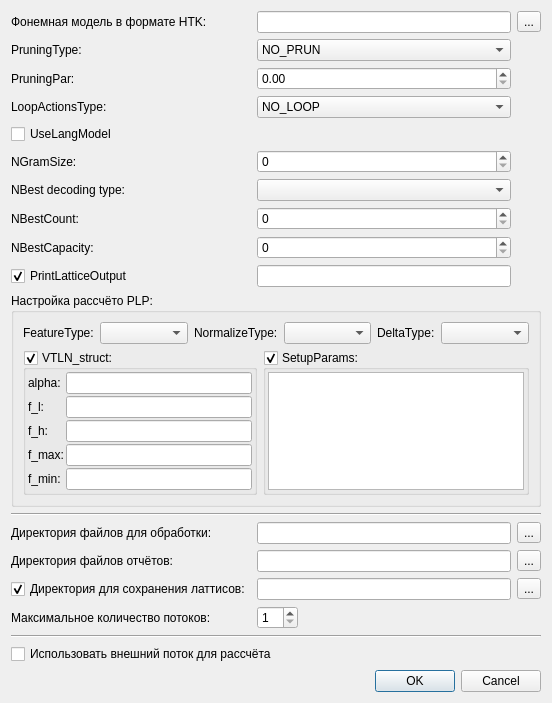
<?xml version="1.0" encoding="UTF-8"?>
<ui version="4.0">
 <class>SettingsDialogClass</class>
 <widget class="QDialog" name="SettingsDialogClass">
  <property name="geometry">
   <rect>
    <x>0</x>
    <y>0</y>
    <width>552</width>
    <height>647</height>
   </rect>
  </property>
  <property name="windowTitle">
   <string>Настройки ViterbiPlugin</string>
  </property>
  <layout class="QGridLayout" name="gridLayout">
   <item row="13" column="1">
    <widget class="QLineEdit" name="lineEdit_processingDir"/>
   </item>
   <item row="14" column="1">
    <widget class="QLineEdit" name="lineEdit_reportsDir"/>
   </item>
   <item row="14" column="0">
    <widget class="QLabel" name="label_8">
     <property name="text">
      <string>Директория файлов отчётов:</string>
     </property>
    </widget>
   </item>
   <item row="1" column="1">
    <widget class="QLineEdit" name="lineEdit_modelFileName"/>
   </item>
   <item row="1" column="2">
    <widget class="QToolButton" name="toolButton_setModel">
     <property name="text">
      <string>...</string>
     </property>
    </widget>
   </item>
   <item row="21" column="0" colspan="3">
    <widget class="QDialogButtonBox" name="buttonBox">
     <property name="orientation">
      <enum>Qt::Horizontal</enum>
     </property>
     <property name="standardButtons">
      <set>QDialogButtonBox::Cancel|QDialogButtonBox::Ok</set>
     </property>
    </widget>
   </item>
   <item row="20" column="1">
    <spacer name="verticalSpacer">
     <property name="orientation">
      <enum>Qt::Vertical</enum>
     </property>
     <property name="sizeHint" stdset="0">
      <size>
       <width>20</width>
       <height>40</height>
      </size>
     </property>
    </spacer>
   </item>
   <item row="1" column="0">
    <widget class="QLabel" name="label">
     <property name="text">
      <string>Фонемная модель в формате HTK:</string>
     </property>
    </widget>
   </item>
   <item row="2" column="0">
    <widget class="QLabel" name="label_2">
     <property name="text">
      <string>PruningType:</string>
     </property>
    </widget>
   </item>
   <item row="2" column="1">
    <widget class="QComboBox" name="comboBox_PruningType">
     <item>
      <property name="text">
       <string>NO_PRUN</string>
      </property>
     </item>
     <item>
      <property name="text">
       <string>PATHNUM</string>
      </property>
     </item>
     <item>
      <property name="text">
       <string>PATHPROB</string>
      </property>
     </item>
     <item>
      <property name="text">
       <string>PATHPRATIO</string>
      </property>
     </item>
    </widget>
   </item>
   <item row="3" column="0">
    <widget class="QLabel" name="label_3">
     <property name="text">
      <string>PruningPar:</string>
     </property>
    </widget>
   </item>
   <item row="3" column="1">
    <widget class="QDoubleSpinBox" name="doubleSpinBox_PruningPar"/>
   </item>
   <item row="4" column="0">
    <widget class="QLabel" name="label_4">
     <property name="text">
      <string>LoopActionsType:</string>
     </property>
    </widget>
   </item>
   <item row="4" column="1">
    <widget class="QComboBox" name="comboBox_LoopActionsType">
     <item>
      <property name="text">
       <string>NO_LOOP</string>
      </property>
     </item>
     <item>
      <property name="text">
       <string>LOOP_RECORD</string>
      </property>
     </item>
     <item>
      <property name="text">
       <string>LOOP_NO_RECORD</string>
      </property>
     </item>
    </widget>
   </item>
   <item row="6" column="0">
    <widget class="QLabel" name="label_6">
     <property name="text">
      <string>NGramSize:</string>
     </property>
    </widget>
   </item>
   <item row="6" column="1">
    <widget class="QSpinBox" name="spinBox_NGramSize"/>
   </item>
   <item row="12" column="0" colspan="3">
    <widget class="Line" name="line">
     <property name="orientation">
      <enum>Qt::Horizontal</enum>
     </property>
    </widget>
   </item>
   <item row="13" column="0">
    <widget class="QLabel" name="label_7">
     <property name="text">
      <string>Директория файлов для обработки:</string>
     </property>
    </widget>
   </item>
   <item row="13" column="2">
    <widget class="QToolButton" name="toolButton_setProcessingDir">
     <property name="text">
      <string>...</string>
     </property>
    </widget>
   </item>
   <item row="14" column="2">
    <widget class="QToolButton" name="toolButton_setReportsDir">
     <property name="text">
      <string>...</string>
     </property>
    </widget>
   </item>
   <item row="17" column="0">
    <widget class="QLabel" name="label_15">
     <property name="text">
      <string>Максимальное количество потоков:</string>
     </property>
    </widget>
   </item>
   <item row="17" column="1">
    <layout class="QHBoxLayout" name="horizontalLayout_2">
     <item>
      <widget class="QSpinBox" name="spinBox_maxBPThreadCount">
       <property name="minimum">
        <number>1</number>
       </property>
      </widget>
     </item>
     <item>
      <spacer name="horizontalSpacer">
       <property name="orientation">
        <enum>Qt::Horizontal</enum>
       </property>
       <property name="sizeHint" stdset="0">
        <size>
         <width>40</width>
         <height>20</height>
        </size>
       </property>
      </spacer>
     </item>
    </layout>
   </item>
   <item row="19" column="0" colspan="3">
    <widget class="QCheckBox" name="checkBox_useExternalProcessing">
     <property name="text">
      <string>Использовать внешний поток для рассчёта</string>
     </property>
    </widget>
   </item>
   <item row="10" column="0">
    <widget class="QCheckBox" name="checkBox_PrintLatticeOutput">
     <property name="text">
      <string>PrintLatticeOutput</string>
     </property>
     <property name="checked">
      <bool>true</bool>
     </property>
    </widget>
   </item>
   <item row="10" column="1">
    <widget class="QLineEdit" name="lineEdit_LatticeOutputFile"/>
   </item>
   <item row="7" column="0">
    <widget class="QLabel" name="label_9">
     <property name="text">
      <string>NBest decoding type:</string>
     </property>
    </widget>
   </item>
   <item row="8" column="0">
    <widget class="QLabel" name="label_10">
     <property name="text">
      <string>NBestCount:</string>
     </property>
    </widget>
   </item>
   <item row="9" column="0">
    <widget class="QLabel" name="label_11">
     <property name="text">
      <string>NBestCapacity:</string>
     </property>
    </widget>
   </item>
   <item row="7" column="1">
    <widget class="QComboBox" name="comboBox_NBestType"/>
   </item>
   <item row="8" column="1">
    <widget class="QSpinBox" name="spinBox_NBestCount"/>
   </item>
   <item row="9" column="1">
    <widget class="QSpinBox" name="spinBox_NBestCapacity"/>
   </item>
   <item row="15" column="0">
    <widget class="QCheckBox" name="checkBox_LatticeOutputDir">
     <property name="text">
      <string>Директория для сохранения латтисов:</string>
     </property>
     <property name="checked">
      <bool>true</bool>
     </property>
    </widget>
   </item>
   <item row="15" column="1">
    <widget class="QLineEdit" name="lineEdit_LatticeOutputDir"/>
   </item>
   <item row="15" column="2">
    <widget class="QToolButton" name="toolButton_setLatticeOutputDir">
     <property name="text">
      <string>...</string>
     </property>
    </widget>
   </item>
   <item row="18" column="0" colspan="3">
    <widget class="Line" name="line_2">
     <property name="orientation">
      <enum>Qt::Horizontal</enum>
     </property>
    </widget>
   </item>
   <item row="5" column="0">
    <widget class="QCheckBox" name="checkBox_UseLangModel">
     <property name="text">
      <string>UseLangModel</string>
     </property>
    </widget>
   </item>
   <item row="11" column="0" colspan="3">
    <widget class="QGroupBox" name="groupBox">
     <property name="title">
      <string>Настройка рассчёто PLP:</string>
     </property>
     <layout class="QVBoxLayout" name="verticalLayout_2">
      <item>
       <layout class="QHBoxLayout" name="horizontalLayout" stretch="0,0,0,0,0,0">
        <property name="topMargin">
         <number>0</number>
        </property>
        <property name="rightMargin">
         <number>0</number>
        </property>
        <item>
         <widget class="QLabel" name="label_12">
          <property name="text">
           <string>FeatureType:</string>
          </property>
         </widget>
        </item>
        <item>
         <widget class="QComboBox" name="comboBox_features_type">
          <property name="sizePolicy">
           <sizepolicy hsizetype="Expanding" vsizetype="Fixed">
            <horstretch>0</horstretch>
            <verstretch>0</verstretch>
           </sizepolicy>
          </property>
         </widget>
        </item>
        <item>
         <widget class="QLabel" name="label_13">
          <property name="text">
           <string>NormalizeType:</string>
          </property>
         </widget>
        </item>
        <item>
         <widget class="QComboBox" name="comboBox_normalize_type">
          <property name="sizePolicy">
           <sizepolicy hsizetype="Expanding" vsizetype="Fixed">
            <horstretch>0</horstretch>
            <verstretch>0</verstretch>
           </sizepolicy>
          </property>
         </widget>
        </item>
        <item>
         <widget class="QLabel" name="label_16">
          <property name="text">
           <string>DeltaType:</string>
          </property>
         </widget>
        </item>
        <item>
         <widget class="QComboBox" name="comboBox_delta_type">
          <property name="sizePolicy">
           <sizepolicy hsizetype="Expanding" vsizetype="Fixed">
            <horstretch>0</horstretch>
            <verstretch>0</verstretch>
           </sizepolicy>
          </property>
         </widget>
        </item>
       </layout>
      </item>
      <item>
       <layout class="QHBoxLayout" name="horizontalLayout_4">
        <property name="topMargin">
         <number>0</number>
        </property>
        <item>
         <widget class="QGroupBox" name="groupBox_vtln_struct">
          <property name="title">
           <string>VTLN_struct:</string>
          </property>
          <property name="checkable">
           <bool>true</bool>
          </property>
          <layout class="QGridLayout" name="gridLayout_2">
           <property name="margin">
            <number>2</number>
           </property>
           <property name="spacing">
            <number>2</number>
           </property>
           <item row="0" column="0">
            <widget class="QLabel" name="label_14">
             <property name="text">
              <string>alpha:</string>
             </property>
            </widget>
           </item>
           <item row="0" column="1">
            <widget class="QLineEdit" name="lineEdit_alpha"/>
           </item>
           <item row="1" column="0">
            <widget class="QLabel" name="label_17">
             <property name="text">
              <string>f_l:</string>
             </property>
            </widget>
           </item>
           <item row="1" column="1">
            <widget class="QLineEdit" name="lineEdit_f_l"/>
           </item>
           <item row="2" column="0">
            <widget class="QLabel" name="label_18">
             <property name="text">
              <string>f_h:</string>
             </property>
            </widget>
           </item>
           <item row="2" column="1">
            <widget class="QLineEdit" name="lineEdit_f_h"/>
           </item>
           <item row="3" column="0">
            <widget class="QLabel" name="label_19">
             <property name="text">
              <string>f_max:</string>
             </property>
            </widget>
           </item>
           <item row="3" column="1">
            <widget class="QLineEdit" name="lineEdit_f_max"/>
           </item>
           <item row="4" column="0">
            <widget class="QLabel" name="label_20">
             <property name="text">
              <string>f_min:</string>
             </property>
            </widget>
           </item>
           <item row="4" column="1">
            <widget class="QLineEdit" name="lineEdit_f_min"/>
           </item>
          </layout>
         </widget>
        </item>
        <item>
         <widget class="QGroupBox" name="groupBox_setup_params">
          <property name="title">
           <string>SetupParams:</string>
          </property>
          <property name="checkable">
           <bool>true</bool>
          </property>
          <layout class="QVBoxLayout" name="verticalLayout">
           <property name="spacing">
            <number>2</number>
           </property>
           <property name="margin">
            <number>2</number>
           </property>
           <item>
            <widget class="QListWidget" name="listWidget_setup_params"/>
           </item>
          </layout>
         </widget>
        </item>
       </layout>
      </item>
     </layout>
    </widget>
   </item>
  </layout>
 </widget>
 <resources/>
 <connections>
  <connection>
   <sender>buttonBox</sender>
   <signal>accepted()</signal>
   <receiver>SettingsDialogClass</receiver>
   <slot>accept()</slot>
   <hints>
    <hint type="sourcelabel">
     <x>257</x>
     <y>500</y>
    </hint>
    <hint type="destinationlabel">
     <x>157</x>
     <y>274</y>
    </hint>
   </hints>
  </connection>
  <connection>
   <sender>buttonBox</sender>
   <signal>rejected()</signal>
   <receiver>SettingsDialogClass</receiver>
   <slot>reject()</slot>
   <hints>
    <hint type="sourcelabel">
     <x>325</x>
     <y>500</y>
    </hint>
    <hint type="destinationlabel">
     <x>286</x>
     <y>274</y>
    </hint>
   </hints>
  </connection>
  <connection>
   <sender>checkBox_PrintLatticeOutput</sender>
   <signal>toggled(bool)</signal>
   <receiver>lineEdit_LatticeOutputFile</receiver>
   <slot>setEnabled(bool)</slot>
   <hints>
    <hint type="sourcelabel">
     <x>94</x>
     <y>268</y>
    </hint>
    <hint type="destinationlabel">
     <x>386</x>
     <y>270</y>
    </hint>
   </hints>
  </connection>
  <connection>
   <sender>checkBox_LatticeOutputDir</sender>
   <signal>toggled(bool)</signal>
   <receiver>lineEdit_LatticeOutputDir</receiver>
   <slot>setEnabled(bool)</slot>
   <hints>
    <hint type="sourcelabel">
     <x>183</x>
     <y>360</y>
    </hint>
    <hint type="destinationlabel">
     <x>271</x>
     <y>361</y>
    </hint>
   </hints>
  </connection>
  <connection>
   <sender>checkBox_LatticeOutputDir</sender>
   <signal>toggled(bool)</signal>
   <receiver>toolButton_setLatticeOutputDir</receiver>
   <slot>setEnabled(bool)</slot>
   <hints>
    <hint type="sourcelabel">
     <x>134</x>
     <y>357</y>
    </hint>
    <hint type="destinationlabel">
     <x>545</x>
     <y>357</y>
    </hint>
   </hints>
  </connection>
 </connections>
</ui>
